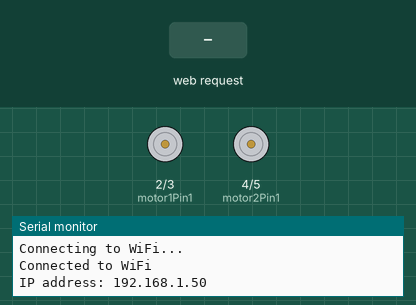
This sketch was run on a simulated ESP8266 (NodeMCU). On the bench: motor-driver pin pairs drawn as motors (green arrow = first pin HIGH = forward, orange = second pin HIGH = backward, longer = more drive), the last lines printed to the serial monitor. The test bench sets the inputs (shaded band). WiFi joins after 1.5 s; servers stay silent unless stated.

Above: at 3.2 s.
3.3 s: HTTP request GET /forward received
At 3.7 s:
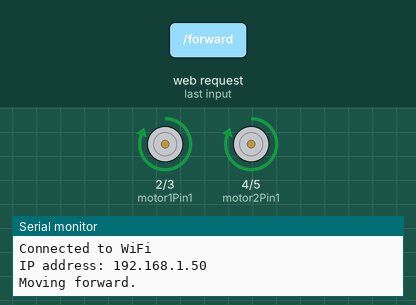
4.8 s: HTTP request GET /backward received
At 6.0 s:
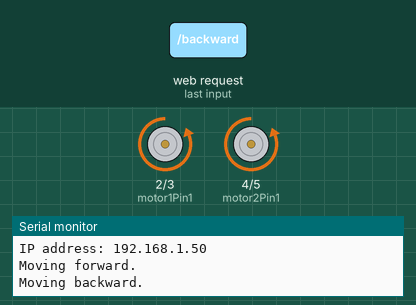
6.3 s: HTTP request GET /left received
At 7.2 s:
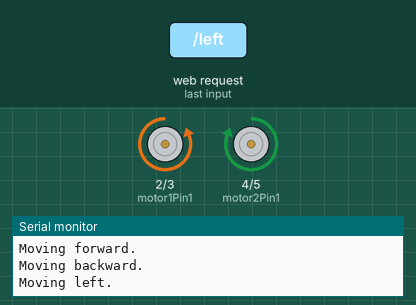
7.8 s: HTTP request GET /right received
At 8.4 s:
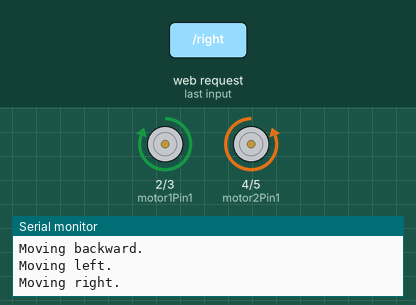
Timing chart, 0 to 10.3 s (numbered marks = the images above; inputs shaded):
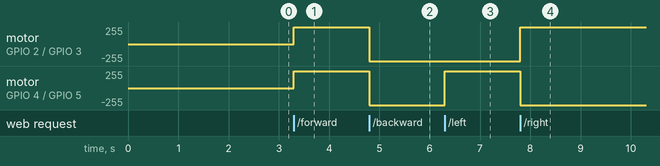

Measured:
- after the input at 3.3 s, motor on GPIO 2 (motor1Pin1) / GPIO 3 (motor1Pin2), motor on GPIO 4 (motor2Pin1) / GPIO 5 (motor2Pin2): stopped → forward 255/255 at once
- after the input at 4.8 s, motor on GPIO 2 (motor1Pin1) / GPIO 3 (motor1Pin2), motor on GPIO 4 (motor2Pin1) / GPIO 5 (motor2Pin2): forward 255/255 → backward 255/255 at once
- after the input at 6.3 s, motor on GPIO 4 (motor2Pin1) / GPIO 5 (motor2Pin2): backward 255/255 → forward 255/255 at once
- after the input at 7.8 s, motor on GPIO 2 (motor1Pin1) / GPIO 3 (motor1Pin2): backward 255/255 → forward 255/255 at once; motor on GPIO 4 (motor2Pin1) / GPIO 5 (motor2Pin2): forward 255/255 → backward 255/255 at once

The sketch:

RobotCar.v3.ino
```cpp
#include <ESP8266WiFi.h>
#include <WiFiClient.h>
#include <ESP8266WebServer.h>

// Define the access point network
const char* apSsid = "ESP-01";
const char* apPassword = "smartplug";

// Define the pins for controlling the robot car
const int motor1Pin1 = 2;
const int motor1Pin2 = 3;
const int motor2Pin1 = 4;
const int motor2Pin2 = 5;

ESP8266WebServer server(80);

void setup() {
  pinMode(motor1Pin1, OUTPUT);
  pinMode(motor1Pin2, OUTPUT);
  pinMode(motor2Pin1, OUTPUT);
  pinMode(motor2Pin2, OUTPUT);

  WiFi.begin(apSsid, apPassword);

  while (WiFi.status() != WL_CONNECTED) {
    delay(1000);
    Serial.println("Connecting to WiFi...");
  }

  Serial.println("Connected to WiFi");
  Serial.print("IP address: ");
  Serial.println(WiFi.localIP());

  server.on("/forward", handleForward);
  server.on("/backward", handleBackward);
  server.on("/left", handleLeft);
  server.on("/right", handleRight);

  server.begin();
}

void loop() {
  server.handleClient();
}

void handleForward() {
  digitalWrite(motor1Pin1, HIGH);
  digitalWrite(motor1Pin2, LOW);
  digitalWrite(motor2Pin1, HIGH);
  digitalWrite(motor2Pin2, LOW);
  server.send(200, "text/plain", "Moving forward");
  Serial.println("Moving forward.");
}

void handleBackward() {
  digitalWrite(motor1Pin1, LOW);
  digitalWrite(motor1Pin2, HIGH);
  digitalWrite(motor2Pin1, LOW);
  digitalWrite(motor2Pin2, HIGH);
  server.send(200, "text/plain", "Moving backward");
  Serial.println("Moving backward.");
}

void handleLeft() {
  digitalWrite(motor1Pin1, LOW);
  digitalWrite(motor1Pin2, HIGH);
  digitalWrite(motor2Pin1, HIGH);
  digitalWrite(motor2Pin2, LOW);
  server.send(200, "text/plain", "Turning left");
  Serial.println("Moving left.");
}

void handleRight() {
  digitalWrite(motor1Pin1, HIGH);
  digitalWrite(motor1Pin2, LOW);
  digitalWrite(motor2Pin1, LOW);
  digitalWrite(motor2Pin2, HIGH);
  server.send(200, "text/plain", "Turning right");
  Serial.println("Moving right.");
}
```
